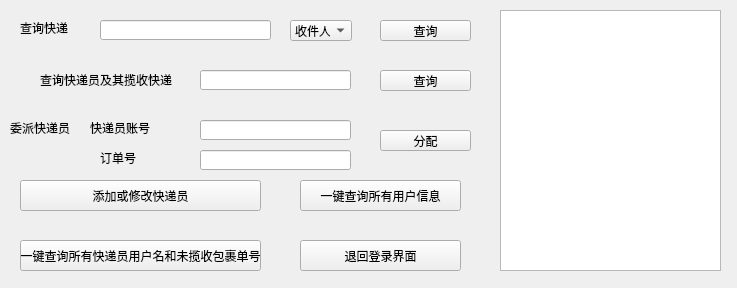
<?xml version="1.0" encoding="UTF-8"?>
<ui version="4.0">
 <class>mananger</class>
 <widget class="QWidget" name="mananger">
  <property name="geometry">
   <rect>
    <x>0</x>
    <y>0</y>
    <width>737</width>
    <height>288</height>
   </rect>
  </property>
  <property name="windowTitle">
   <string>Form</string>
  </property>
  <widget class="QComboBox" name="comboBox">
   <property name="geometry">
    <rect>
     <x>290</x>
     <y>20</y>
     <width>62</width>
     <height>21</height>
    </rect>
   </property>
   <item>
    <property name="text">
     <string>收件人</string>
    </property>
   </item>
   <item>
    <property name="text">
     <string>时间</string>
    </property>
   </item>
   <item>
    <property name="text">
     <string>寄件人</string>
    </property>
   </item>
   <item>
    <property name="text">
     <string>快递单号</string>
    </property>
   </item>
  </widget>
  <widget class="QPushButton" name="pushButton">
   <property name="geometry">
    <rect>
     <x>380</x>
     <y>20</y>
     <width>91</width>
     <height>21</height>
    </rect>
   </property>
   <property name="text">
    <string>查询</string>
   </property>
  </widget>
  <widget class="QLabel" name="label">
   <property name="geometry">
    <rect>
     <x>20</x>
     <y>20</y>
     <width>91</width>
     <height>16</height>
    </rect>
   </property>
   <property name="text">
    <string>查询快递</string>
   </property>
  </widget>
  <widget class="QLineEdit" name="lineEdit">
   <property name="geometry">
    <rect>
     <x>100</x>
     <y>20</y>
     <width>171</width>
     <height>20</height>
    </rect>
   </property>
  </widget>
  <widget class="QLineEdit" name="lineEdit_2">
   <property name="geometry">
    <rect>
     <x>200</x>
     <y>70</y>
     <width>151</width>
     <height>20</height>
    </rect>
   </property>
  </widget>
  <widget class="QPushButton" name="pushButton_2">
   <property name="geometry">
    <rect>
     <x>380</x>
     <y>70</y>
     <width>91</width>
     <height>21</height>
    </rect>
   </property>
   <property name="text">
    <string>查询</string>
   </property>
  </widget>
  <widget class="QLabel" name="label_2">
   <property name="geometry">
    <rect>
     <x>40</x>
     <y>70</y>
     <width>171</width>
     <height>20</height>
    </rect>
   </property>
   <property name="text">
    <string>查询快递员及其揽收快递</string>
   </property>
  </widget>
  <widget class="QTextBrowser" name="textBrowser">
   <property name="geometry">
    <rect>
     <x>500</x>
     <y>10</y>
     <width>221</width>
     <height>261</height>
    </rect>
   </property>
  </widget>
  <widget class="QPushButton" name="pushButton_4">
   <property name="geometry">
    <rect>
     <x>20</x>
     <y>240</y>
     <width>241</width>
     <height>31</height>
    </rect>
   </property>
   <property name="text">
    <string>一键查询所有快递员用户名和未揽收包裹单号</string>
   </property>
  </widget>
  <widget class="QPushButton" name="pushButton_5">
   <property name="geometry">
    <rect>
     <x>20</x>
     <y>180</y>
     <width>241</width>
     <height>31</height>
    </rect>
   </property>
   <property name="text">
    <string>添加或修改快递员</string>
   </property>
  </widget>
  <widget class="QLabel" name="label_3">
   <property name="geometry">
    <rect>
     <x>10</x>
     <y>120</y>
     <width>91</width>
     <height>16</height>
    </rect>
   </property>
   <property name="text">
    <string>委派快递员</string>
   </property>
  </widget>
  <widget class="QLineEdit" name="lineEdit_3">
   <property name="geometry">
    <rect>
     <x>200</x>
     <y>120</y>
     <width>151</width>
     <height>20</height>
    </rect>
   </property>
  </widget>
  <widget class="QLineEdit" name="lineEdit_4">
   <property name="geometry">
    <rect>
     <x>200</x>
     <y>150</y>
     <width>151</width>
     <height>20</height>
    </rect>
   </property>
  </widget>
  <widget class="QLabel" name="label_4">
   <property name="geometry">
    <rect>
     <x>90</x>
     <y>120</y>
     <width>101</width>
     <height>16</height>
    </rect>
   </property>
   <property name="text">
    <string>快递员账号</string>
   </property>
  </widget>
  <widget class="QLabel" name="label_5">
   <property name="geometry">
    <rect>
     <x>100</x>
     <y>150</y>
     <width>61</width>
     <height>16</height>
    </rect>
   </property>
   <property name="text">
    <string>订单号</string>
   </property>
  </widget>
  <widget class="QPushButton" name="pushButton_3">
   <property name="geometry">
    <rect>
     <x>380</x>
     <y>130</y>
     <width>91</width>
     <height>21</height>
    </rect>
   </property>
   <property name="text">
    <string>分配</string>
   </property>
  </widget>
  <widget class="QPushButton" name="pushButton_6">
   <property name="geometry">
    <rect>
     <x>300</x>
     <y>240</y>
     <width>161</width>
     <height>31</height>
    </rect>
   </property>
   <property name="text">
    <string>退回登录界面</string>
   </property>
  </widget>
  <widget class="QPushButton" name="pushButton_7">
   <property name="geometry">
    <rect>
     <x>300</x>
     <y>180</y>
     <width>161</width>
     <height>31</height>
    </rect>
   </property>
   <property name="text">
    <string>一键查询所有用户信息</string>
   </property>
  </widget>
 </widget>
 <resources/>
 <connections/>
</ui>
